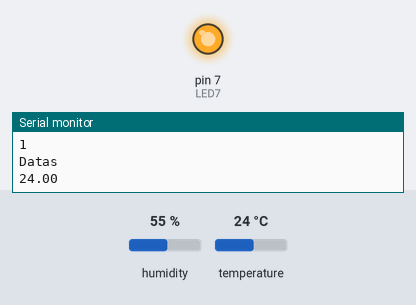
The sketch below on a simulated Arduino Uno, built with avr-gcc and run on an emulated ATmega328P. Shown: output pins drawn as LEDs (lit = HIGH), the last lines printed to the serial monitor. The inputs (shaded band) are chosen by the test bench; at power-on: humidity 55 %, temperature 24 °C. Storage starts empty.

Above: at 0.1 s.
At 1.1 s:
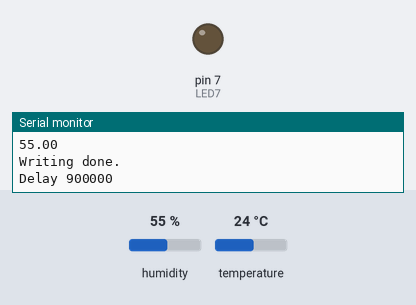
Timing chart, 0 to 2.6 s (numbered marks = the images above):
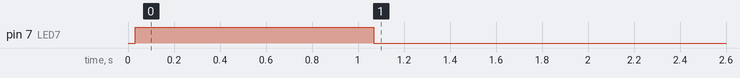

The sketch:

MicroSD.ino
```cpp
#define dht_apin A0 // Analog Pin sensor is connected to
#include "dht.h"
#include <SPI.h>
#include <SD.h>

File myFile;
int quarterTime = 0;
dht DHT;

int LED7 = 7;

void setup() {
  // Open serial communications and wait for port to open:
  Serial.begin(9600);
  while (!Serial) {
    ; // wait for serial port to connect. Needed for native USB port only
  }

  pinMode(LED7, OUTPUT);
  Serial.print("Initializing SD card...");

  if (!SD.begin(4)) {
    Serial.println("initialization failed!");
    return;
  }
  Serial.println("initialization done.");

  // open the file. note that only one file can be open at a time,
  // so you have to close this one before opening another.
  myFile = SD.open("readings.csv", FILE_WRITE);

  // if the file opened okay, write to it:
  if (myFile) {
    Serial.print("Writing to datas.txt...");
    // close the file:
    myFile.println("Minutes;Temperature;Humidity");
    myFile.close();
    Serial.println("done.");
  } else {
    // if the file didn't open, print an error:
    Serial.println("error opening datas.txt");
  }
}

void loop() {
    digitalWrite(LED7, HIGH);

    Serial.println("Time");
    quarterTime = quarterTime + 1;
    Serial.println(quarterTime);

    myFile = SD.open("readings.csv", FILE_WRITE);
    DHT.read11(dht_apin);

      // if the file opened okay, write to it:
  if (myFile) {

    if(quarterTime%4 == 0){
      Serial.println("Clock hour");
    }

    myFile.print(quarterTime * 15);
    myFile.print(";");
    myFile.print(DHT.temperature);
    myFile.print(";");
    myFile.println(DHT.humidity);
    // close the file:
    myFile.close();

    Serial.println("Datas");
    Serial.println(DHT.temperature);
    Serial.println(DHT.humidity);
    Serial.println("Writing done.");
  } else {
    // if the file didn't open, print an error:
    Serial.println("error opening readings.csv");
  }


  delay(1000);                       // wait for a second
  digitalWrite(LED7, LOW);    // turn the LED off by making the voltage LOW
  Serial.println("Delay 900000");
  delay(900000);
}
```

Measured:
- by itself, pin 7 (LED7): LOW → HIGH at 0.03 s, → LOW 1.0 s later
